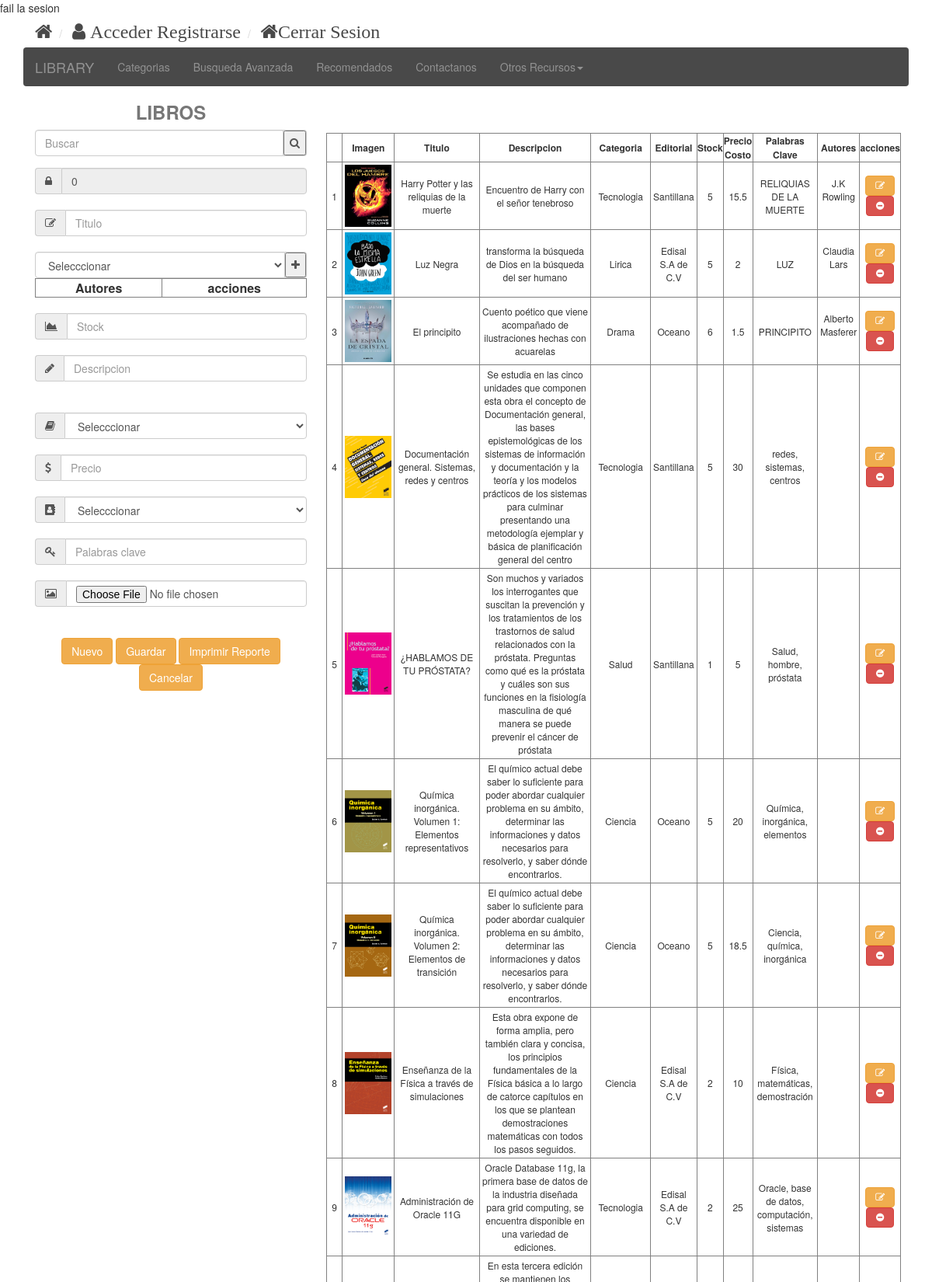
Page /formularios/frmLibros.php (upper part) on the committed database.
### tables this page shows
CREATE TABLE `tbllibro` (
  `idLibro` int(11) NOT NULL,
  `idEditorial` int(11) NOT NULL,
  `idCategoria` int(11) NOT NULL,
  `titulo` varchar(100) NOT NULL,
  `stock` int(11) NOT NULL,
  `descripcion` varchar(1200) NOT NULL,
  `precioCosto` float NOT NULL,
  `palabrasClave` varchar(50) NOT NULL,
  `imagen` varchar(1024) NOT NULL
);

CREATE TABLE `tblcategoria` (
  `idCategoria` int(11) NOT NULL,
  `nombreCategoria` varchar(50) NOT NULL
);

CREATE TABLE `tbleditorial` (
  `idEditorial` int(11) NOT NULL,
  `nombreEditorial` varchar(50) NOT NULL,
  `direccion` varchar(100) NOT NULL,
  `telefono` varchar(30) NOT NULL,
  `email` varchar(30) NOT NULL
);

CREATE TABLE `tblautor` (
  `idAutor` int(11) NOT NULL,
  `idNacionalidad` int(11) NOT NULL,
  `nombreAutor` varchar(50) NOT NULL
);

### procesos/libro.php (the view, shortened to what this page needs)
<?php
include('../clases/conexion.php');
function mostrarDatos($bdConexion,$hCodigo,$txtTitulo ,$txtStock,$txtDescripcion,$txtPalabras,$archivo,$slcEditorial,$slcCategoria,$slcAutor)
{
	$sqlMostrar = "SELECT
						l.idLibro,
						l.titulo,
						l.stock,
						l.descripcion,
						l.precioCosto,
						l.palabrasClave,
						l.imagen,
						e.idEditorial,
						e.nombreEditorial,
						c.idCategoria,
						c.nombreCategoria
					FROM tbllibro l
					INNER JOIN tbleditorial e
						ON l.idEditorial= e.idEditorial
					INNER JOIN tblcategoria c
						ON l.idCategoria = c.idCategoria
					";
	$rsMostrar= $bdConexion->ejecutarSql($sqlMostrar);
	print '	<tr >
				<th ></th>
				<th >Imagen</th>
				<th>Titulo</th>
				<th >Descripcion</th>
				<th >Categoria</th>
				<th>Editorial</th>
				<th >Stock</th>
				<th>Precio Costo</th>
				<th>Palabras Clave</th>
				<th>Autores</th>
				<th >acciones</th>
			</tr>';
	while($fila = mysqli_fetch_array($rsMostrar))
	{
				print "<tr>
				<td>".$fila['idLibro']."</td>
				<td><img width='60' height='80'src=".$fila['imagen']."></td>
				<td>".$fila['titulo']."</td>
				<td>".$fila['descripcion']."</td>
				<td>".$fila['nombreCategoria']."</td>
				<td>".$fila['nombreEditorial']."</td>
				<td>".$fila['stock']."</td>
				<td>".$fila['precioCosto']."</td>
				<td>".$fila['palabrasClave']."</td>
				<td>";
				$idLibro	= $fila['idLibro'];
				$sql 		= "	SELECT autor.nombreAutor FROM tbldetlibroautor a
								INNER JOIN tblautor autor ON a.idAutor = autor.idAutor
								WHERE a.idLibro = $idLibro";
				$rs 		= $bdConexion->ejecutarSql($sql);
				while($fila = mysqli_fetch_array($rs))
					{
				         print $fila['nombreAutor'];
				         print "<br><br>";
				    }
				print "</td>
				<td align='center'>
					<a href='frmLibros.php?accion=editar&hCodigo=".$fila['idLibro']."&txtTitulo=".$fila['titulo']."&txtStock=".$fila['stock']."&txtDescripcion=".$fila['descripcion']."&txtPalabras=".$fila['palabrasClave']."&slcCategoria=".$fila['idCategoria']."&slcEditorial=".$fila['idEditorial']."'>
					<button type='submit' class='btn btn-warning  fa fa-edit'></button>
					</a>
					<a href='frmLibros.php?accion=eliminar&hCodigo=".$idLibro."' onclick='return eliminarItem();'>
					<button type='submit' class='btn btn-danger  fa fa-minus-circle'></button>
					</a>
				</td>
			   </tr>";
	}
}
function mostrarAutores($bdConexion,$hCodigo,$slcAutor)
{
	print '	<tr >
				<th>Autores</th>
				<th >acciones</th>
			</tr>';
}
?>

### css/stylefrm.css (style rules this page uses)
html,body { margin: 0px; padding: 0px; }
td { padding: 3px; }
th { text-align: center; }

### rows in the picture
tbllibro: idLibro "1", imagen (picture), titulo "Harry Potter y las reliquias de la muerte", descripcion "Encuentro de Harry con el señor tenebroso", idCategoria.nombreCategoria "Tecnologia", idEditorial.nombreEditorial "Santillana", stock "5", precioCosto "15.5", palabrasClave "RELIQUIAS DE LA MUERTE"
tblautor: nombreAutor "J.K Rowling"
tbllibro: idLibro "2", imagen (picture), titulo "Luz Negra", descripcion "transforma la búsqueda de Dios en la búsqueda del ser humano", idCategoria.nombreCategoria "Lirica", idEditorial.nombreEditorial "Edisal S.A de C.V", stock "5", precioCosto "2", palabrasClave "LUZ"
tblautor: nombreAutor "Claudia Lars"
tbllibro: idLibro "3", imagen (picture), titulo "El principito", descripcion "Cuento poético que viene acompañado de ilustraciones hechas con acuarelas", idCategoria.nombreCategoria "Drama", idEditorial.nombreEditorial "Oceano", stock "6", precioCosto "1.5", palabrasClave "PRINCIPITO"
tblautor: nombreAutor "Alberto Masferer"
tbllibro: idLibro "4", imagen (picture), titulo "Documentación general. Sistemas, redes y centros", descripcion "Se estudia en las cinco unidades que componen esta obra el concepto de Documentación general, las bases epistemológicas de los sistemas de información y documentación y la teoría y los modelos prácticos de los sistemas para culminar presentando una metodología ejemplar y básica de planificación general del centro", idCategoria.nombreCategoria "Tecnologia", idEditorial.nombreEditorial "Santillana", stock "5", precioCosto "30", palabrasClave "redes, sistemas, centros"
tbllibro: idLibro "5", imagen (picture), titulo "¿HABLAMOS DE TU PRÓSTATA?", descripcion "Son muchos y variados los interrogantes que suscitan la prevención y los tratamientos de los trastornos de salud relacionados con la próstata. Preguntas como qué es la próstata y cuáles son sus funciones en la fisiología masculina de qué manera se puede prevenir el cáncer de próstata", idCategoria.nombreCategoria "Salud", idEditorial.nombreEditorial "Santillana", stock "1", precioCosto "5", palabrasClave "Salud, hombre, próstata"
tbllibro: idLibro "6", imagen (picture), titulo "Química inorgánica. Volumen 1: Elementos representativos", descripcion "El químico actual debe saber lo suficiente para poder abordar cualquier problema en su ámbito, determinar las informaciones y datos necesarios para resolverlo, y saber dónde encontrarlos.", idCategoria.nombreCategoria "Ciencia", idEditorial.nombreEditorial "Oceano", stock "5", precioCosto "20", palabrasClave "Química, inorgánica, elementos"
tbllibro: idLibro "7", imagen (picture), titulo "Química inorgánica. Volumen 2: Elementos de transición", descripcion "El químico actual debe saber lo suficiente para poder abordar cualquier problema en su ámbito, determinar las informaciones y datos necesarios para resolverlo, y saber dónde encontrarlos.", idCategoria.nombreCategoria "Ciencia", idEditorial.nombreEditorial "Oceano", stock "5", precioCosto "18.5", palabrasClave "Ciencia, química, inorgánica"
tbllibro: idLibro "8", imagen (picture), titulo "Enseñanza de la Física a través de simulaciones", descripcion "Esta obra expone de forma amplia, pero también clara y concisa, los principios fundamentales de la Física básica a lo largo de catorce capítulos en los que se plantean demostraciones matemáticas con todos los pasos seguidos.", idCategoria.nombreCategoria "Ciencia", idEditorial.nombreEditorial "Edisal S.A de C.V", stock "2", precioCosto "10", palabrasClave "Física, matemáticas, demostración"
tbllibro: idLibro "9", imagen (picture), titulo "Administración de Oracle 11G", descripcion "Oracle Database 11g, la primera base de datos de la industria diseñada para grid computing, se encuentra disponible en una variedad de ediciones.", idCategoria.nombreCategoria "Tecnologia", idEditorial.nombreEditorial "Edisal S.A de C.V", stock "2", precioCosto "25", palabrasClave "Oracle, base de datos, computación, sistemas"

### other values in the picture
$this->usuario "Acceder Registrarse"
